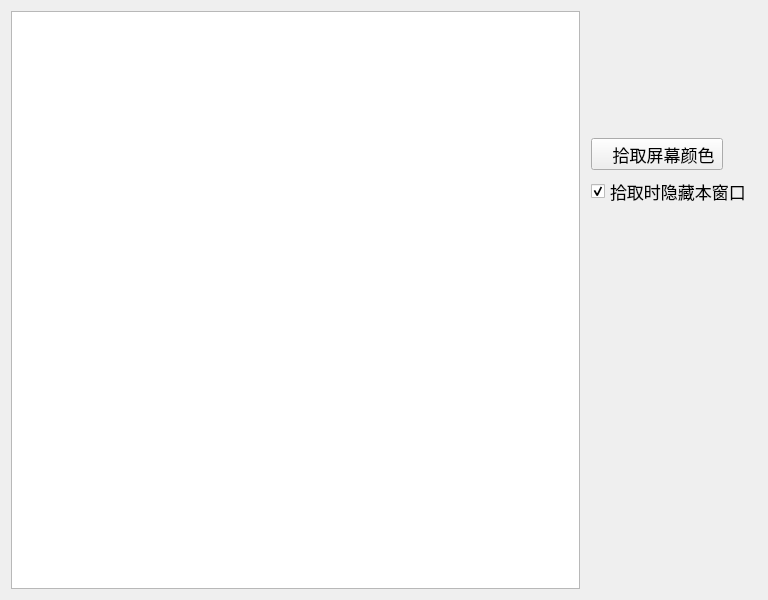
<?xml version="1.0" encoding="UTF-8"?>
<ui version="4.0">
 <class>ColorConvert</class>
 <widget class="QWidget" name="ColorConvert">
  <property name="geometry">
   <rect>
    <x>0</x>
    <y>0</y>
    <width>768</width>
    <height>600</height>
   </rect>
  </property>
  <property name="windowTitle">
   <string>Form</string>
  </property>
  <layout class="QGridLayout" name="gridLayout">
   <item row="0" column="0">
    <widget class="QTableWidget" name="tableWidget"/>
   </item>
   <item row="0" column="1">
    <layout class="QVBoxLayout" name="verticalLayout" stretch="3,1,1,9">
     <property name="leftMargin">
      <number>5</number>
     </property>
     <property name="rightMargin">
      <number>5</number>
     </property>
     <item>
      <spacer name="verticalSpacer_2">
       <property name="orientation">
        <enum>Qt::Vertical</enum>
       </property>
       <property name="sizeHint" stdset="0">
        <size>
         <width>20</width>
         <height>40</height>
        </size>
       </property>
      </spacer>
     </item>
     <item>
      <widget class="QToolButton" name="toolButtonPick">
       <property name="font">
        <font>
         <family>Microsoft YaHei</family>
         <pointsize>13</pointsize>
        </font>
       </property>
       <property name="text">
        <string>   拾取屏幕颜色</string>
       </property>
       <property name="icon">
        <iconset resource="../../resource/qitools.qrc">
         <normaloff>:/colorpicker.png</normaloff>:/colorpicker.png</iconset>
       </property>
       <property name="toolButtonStyle">
        <enum>Qt::ToolButtonTextBesideIcon</enum>
       </property>
      </widget>
     </item>
     <item>
      <widget class="QCheckBox" name="checkBoxIsHideWindow">
       <property name="font">
        <font>
         <family>Microsoft YaHei</family>
         <pointsize>13</pointsize>
        </font>
       </property>
       <property name="text">
        <string>拾取时隐藏本窗口</string>
       </property>
       <property name="checked">
        <bool>true</bool>
       </property>
      </widget>
     </item>
     <item>
      <spacer name="verticalSpacer">
       <property name="orientation">
        <enum>Qt::Vertical</enum>
       </property>
       <property name="sizeHint" stdset="0">
        <size>
         <width>20</width>
         <height>40</height>
        </size>
       </property>
      </spacer>
     </item>
    </layout>
   </item>
  </layout>
 </widget>
 <resources>
  <include location="../../resource/qitools.qrc"/>
 </resources>
 <connections/>
</ui>
